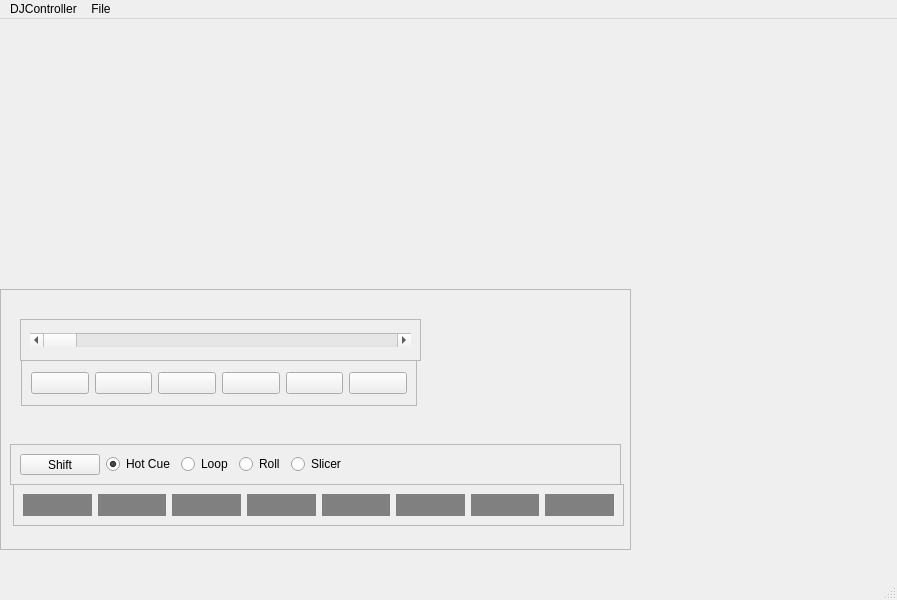
<?xml version="1.0" encoding="UTF-8"?>
<ui version="4.0">
 <class>MainWindow</class>
 <widget class="QMainWindow" name="MainWindow">
  <property name="geometry">
   <rect>
    <x>0</x>
    <y>0</y>
    <width>897</width>
    <height>600</height>
   </rect>
  </property>
  <property name="windowTitle">
   <string>MainWindow</string>
  </property>
  <widget class="QWidget" name="centralwidget">
   <widget class="QFrame" name="frame">
    <property name="geometry">
     <rect>
      <x>0</x>
      <y>270</y>
      <width>631</width>
      <height>261</height>
     </rect>
    </property>
    <property name="frameShape">
     <enum>QFrame::StyledPanel</enum>
    </property>
    <property name="frameShadow">
     <enum>QFrame::Raised</enum>
    </property>
    <widget class="QFrame" name="frame_2">
     <property name="geometry">
      <rect>
       <x>21</x>
       <y>71</y>
       <width>396</width>
       <height>46</height>
      </rect>
     </property>
     <property name="frameShape">
      <enum>QFrame::StyledPanel</enum>
     </property>
     <property name="frameShadow">
      <enum>QFrame::Raised</enum>
     </property>
     <layout class="QHBoxLayout" name="horizontalLayout">
      <item>
       <widget class="QPushButton" name="StartOfTrackButton">
        <property name="toolTip">
         <string>Start of Track</string>
        </property>
        <property name="text">
         <string/>
        </property>
        <property name="icon">
         <iconset resource="MaterialSymbolsIcons.qrc">
          <normaloff>:/resources/MaterialSymbols/skip_prev_24dp_FILL0_wght400_GRAD0_opsz24.svg</normaloff>:/resources/MaterialSymbols/skip_prev_24dp_FILL0_wght400_GRAD0_opsz24.svg</iconset>
        </property>
       </widget>
      </item>
      <item>
       <widget class="QPushButton" name="BackwardsButton">
        <property name="toolTip">
         <string>Seek Backwards</string>
        </property>
        <property name="text">
         <string/>
        </property>
        <property name="icon">
         <iconset resource="MaterialSymbolsIcons.qrc">
          <normaloff>:/resources/MaterialSymbols/fast_rewind_24dp_FILL0_wght400_GRAD0_opsz24.svg</normaloff>:/resources/MaterialSymbols/fast_rewind_24dp_FILL0_wght400_GRAD0_opsz24.svg</iconset>
        </property>
       </widget>
      </item>
      <item>
       <widget class="QPushButton" name="PausePlay">
        <property name="toolTip">
         <string>Play</string>
        </property>
        <property name="text">
         <string/>
        </property>
        <property name="icon">
         <iconset resource="MaterialSymbolsIcons.qrc">
          <normaloff>:/resources/MaterialSymbols/play_circle_24dp_FILL0_wght400_GRAD0_opsz24.svg</normaloff>:/resources/MaterialSymbols/play_circle_24dp_FILL0_wght400_GRAD0_opsz24.svg</iconset>
        </property>
       </widget>
      </item>
      <item>
       <widget class="QPushButton" name="StopButton">
        <property name="toolTip">
         <string>Stop</string>
        </property>
        <property name="text">
         <string/>
        </property>
        <property name="icon">
         <iconset resource="MaterialSymbolsIcons.qrc">
          <normaloff>:/resources/MaterialSymbols/stop_circle_24dp_FILL0_wght400_GRAD0_opsz24.svg</normaloff>:/resources/MaterialSymbols/stop_circle_24dp_FILL0_wght400_GRAD0_opsz24.svg</iconset>
        </property>
       </widget>
      </item>
      <item>
       <widget class="QPushButton" name="ForwardButton">
        <property name="toolTip">
         <string>Seek Forward</string>
        </property>
        <property name="text">
         <string/>
        </property>
        <property name="icon">
         <iconset resource="MaterialSymbolsIcons.qrc">
          <normaloff>:/resources/MaterialSymbols/fast_forward_24dp_FILL0_wght400_GRAD0_opsz24.svg</normaloff>:/resources/MaterialSymbols/fast_forward_24dp_FILL0_wght400_GRAD0_opsz24.svg</iconset>
        </property>
       </widget>
      </item>
      <item>
       <widget class="QPushButton" name="EndOfTrackButton">
        <property name="toolTip">
         <string>End of Track</string>
        </property>
        <property name="text">
         <string/>
        </property>
        <property name="icon">
         <iconset resource="MaterialSymbolsIcons.qrc">
          <normaloff>:/resources/MaterialSymbols/skip_next_24dp_FILL0_wght400_GRAD0_opsz24.svg</normaloff>:/resources/MaterialSymbols/skip_next_24dp_FILL0_wght400_GRAD0_opsz24.svg</iconset>
        </property>
       </widget>
      </item>
     </layout>
    </widget>
    <widget class="QFrame" name="frame_3">
     <property name="geometry">
      <rect>
       <x>13</x>
       <y>195</y>
       <width>611</width>
       <height>42</height>
      </rect>
     </property>
     <property name="sizePolicy">
      <sizepolicy hsizetype="Fixed" vsizetype="Preferred">
       <horstretch>0</horstretch>
       <verstretch>0</verstretch>
      </sizepolicy>
     </property>
     <property name="frameShape">
      <enum>QFrame::StyledPanel</enum>
     </property>
     <property name="frameShadow">
      <enum>QFrame::Raised</enum>
     </property>
     <layout class="QHBoxLayout" name="horizontalLayout_2">
      <item>
       <widget class="CustomButton" name="CueButton_1">
        <property name="sizePolicy">
         <sizepolicy hsizetype="Minimum" vsizetype="Expanding">
          <horstretch>0</horstretch>
          <verstretch>20</verstretch>
         </sizepolicy>
        </property>
        <property name="styleSheet">
         <string notr="true">border-radius: 0px;
background-color: rgb(128, 128, 128);</string>
        </property>
        <property name="text">
         <string/>
        </property>
       </widget>
      </item>
      <item>
       <widget class="CustomButton" name="CueButton_2">
        <property name="sizePolicy">
         <sizepolicy hsizetype="Minimum" vsizetype="Expanding">
          <horstretch>0</horstretch>
          <verstretch>20</verstretch>
         </sizepolicy>
        </property>
        <property name="styleSheet">
         <string notr="true">border-radius: 0px;
background-color: rgb(128, 128, 128);</string>
        </property>
        <property name="text">
         <string/>
        </property>
       </widget>
      </item>
      <item>
       <widget class="CustomButton" name="CueButton_3">
        <property name="sizePolicy">
         <sizepolicy hsizetype="Minimum" vsizetype="Expanding">
          <horstretch>0</horstretch>
          <verstretch>20</verstretch>
         </sizepolicy>
        </property>
        <property name="styleSheet">
         <string notr="true">border-radius: 0px;
background-color: rgb(128, 128, 128);</string>
        </property>
        <property name="text">
         <string/>
        </property>
       </widget>
      </item>
      <item>
       <widget class="CustomButton" name="CueButton_4">
        <property name="sizePolicy">
         <sizepolicy hsizetype="Minimum" vsizetype="Expanding">
          <horstretch>0</horstretch>
          <verstretch>20</verstretch>
         </sizepolicy>
        </property>
        <property name="styleSheet">
         <string notr="true">border-radius: 0px;
background-color: rgb(128, 128, 128);</string>
        </property>
        <property name="text">
         <string/>
        </property>
       </widget>
      </item>
      <item>
       <widget class="CustomButton" name="CueButton_5">
        <property name="sizePolicy">
         <sizepolicy hsizetype="Minimum" vsizetype="Expanding">
          <horstretch>0</horstretch>
          <verstretch>20</verstretch>
         </sizepolicy>
        </property>
        <property name="styleSheet">
         <string notr="true">border-radius: 0px;
background-color: rgb(128, 128, 128);</string>
        </property>
        <property name="text">
         <string/>
        </property>
       </widget>
      </item>
      <item>
       <widget class="CustomButton" name="CueButton_6">
        <property name="sizePolicy">
         <sizepolicy hsizetype="Minimum" vsizetype="Expanding">
          <horstretch>0</horstretch>
          <verstretch>20</verstretch>
         </sizepolicy>
        </property>
        <property name="styleSheet">
         <string notr="true">border-radius: 0px;
background-color: rgb(128, 128, 128);</string>
        </property>
        <property name="text">
         <string/>
        </property>
       </widget>
      </item>
      <item>
       <widget class="CustomButton" name="CueButton_7">
        <property name="sizePolicy">
         <sizepolicy hsizetype="Minimum" vsizetype="Expanding">
          <horstretch>0</horstretch>
          <verstretch>20</verstretch>
         </sizepolicy>
        </property>
        <property name="styleSheet">
         <string notr="true">border-radius: 0px;
background-color: rgb(128, 128, 128);</string>
        </property>
        <property name="text">
         <string/>
        </property>
       </widget>
      </item>
      <item>
       <widget class="CustomButton" name="CueButton_8">
        <property name="sizePolicy">
         <sizepolicy hsizetype="Minimum" vsizetype="Expanding">
          <horstretch>0</horstretch>
          <verstretch>20</verstretch>
         </sizepolicy>
        </property>
        <property name="styleSheet">
         <string notr="true">border-radius: 0px;
background-color: rgb(128, 128, 128);</string>
        </property>
        <property name="text">
         <string/>
        </property>
       </widget>
      </item>
     </layout>
    </widget>
    <widget class="QFrame" name="frame_4">
     <property name="geometry">
      <rect>
       <x>10</x>
       <y>155</y>
       <width>611</width>
       <height>41</height>
      </rect>
     </property>
     <property name="frameShape">
      <enum>QFrame::StyledPanel</enum>
     </property>
     <property name="frameShadow">
      <enum>QFrame::Raised</enum>
     </property>
     <layout class="QHBoxLayout" name="horizontalLayout_3">
      <item>
       <widget class="QPushButton" name="pushButton_9">
        <property name="text">
         <string>Shift</string>
        </property>
       </widget>
      </item>
      <item>
       <widget class="QRadioButton" name="HotCueRadioButton">
        <property name="text">
         <string>Hot Cue</string>
        </property>
        <property name="checked">
         <bool>true</bool>
        </property>
       </widget>
      </item>
      <item>
       <widget class="QRadioButton" name="LoopRadioButton">
        <property name="text">
         <string>Loop</string>
        </property>
       </widget>
      </item>
      <item>
       <widget class="QRadioButton" name="RollRadioButton">
        <property name="text">
         <string>Roll</string>
        </property>
       </widget>
      </item>
      <item>
       <widget class="QRadioButton" name="SlicerRadioButton">
        <property name="text">
         <string>Slicer</string>
        </property>
       </widget>
      </item>
      <item>
       <spacer name="horizontalSpacer">
        <property name="orientation">
         <enum>Qt::Horizontal</enum>
        </property>
        <property name="sizeHint" stdset="0">
         <size>
          <width>40</width>
          <height>20</height>
         </size>
        </property>
       </spacer>
      </item>
     </layout>
    </widget>
    <widget class="QFrame" name="frame_5">
     <property name="geometry">
      <rect>
       <x>20</x>
       <y>30</y>
       <width>401</width>
       <height>42</height>
      </rect>
     </property>
     <property name="frameShape">
      <enum>QFrame::StyledPanel</enum>
     </property>
     <property name="frameShadow">
      <enum>QFrame::Raised</enum>
     </property>
     <layout class="QGridLayout" name="gridLayout">
      <item row="0" column="0">
       <widget class="QScrollBar" name="horizontalScrollBar">
        <property name="orientation">
         <enum>Qt::Horizontal</enum>
        </property>
       </widget>
      </item>
     </layout>
    </widget>
   </widget>
  </widget>
  <widget class="QMenuBar" name="menubar">
   <property name="geometry">
    <rect>
     <x>0</x>
     <y>0</y>
     <width>897</width>
     <height>37</height>
    </rect>
   </property>
   <widget class="QMenu" name="menuDJController">
    <property name="title">
     <string>DJController</string>
    </property>
    <addaction name="actionAbout"/>
    <addaction name="actionSettings"/>
    <addaction name="actionExit"/>
   </widget>
   <widget class="QMenu" name="menuFile">
    <property name="title">
     <string>File</string>
    </property>
    <addaction name="actionOpen"/>
    <addaction name="actionOpen_Recent"/>
    <addaction name="actionClose"/>
   </widget>
   <addaction name="menuDJController"/>
   <addaction name="menuFile"/>
  </widget>
  <widget class="QStatusBar" name="statusbar"/>
  <action name="actionOpen">
   <property name="text">
    <string>Open</string>
   </property>
  </action>
  <action name="actionOpen_Recent">
   <property name="text">
    <string>Open Recent</string>
   </property>
  </action>
  <action name="actionClose">
   <property name="text">
    <string>Close</string>
   </property>
  </action>
  <action name="actionAbout">
   <property name="text">
    <string>About</string>
   </property>
  </action>
  <action name="actionSettings">
   <property name="text">
    <string>Settings</string>
   </property>
  </action>
  <action name="actionExit">
   <property name="text">
    <string>Quit DJController</string>
   </property>
   <property name="shortcut">
    <string>Ctrl+Q</string>
   </property>
   <property name="menuRole">
    <enum>QAction::QuitRole</enum>
   </property>
  </action>
 </widget>
 <customwidgets>
  <customwidget>
   <class>CustomButton</class>
   <extends>QPushButton</extends>
   <header>custombutton.h</header>
  </customwidget>
 </customwidgets>
 <resources>
  <include location="MaterialSymbolsIcons.qrc"/>
 </resources>
 <connections>
  <connection>
   <sender>actionExit</sender>
   <signal>triggered()</signal>
   <receiver>MainWindow</receiver>
   <slot>close()</slot>
   <hints>
    <hint type="sourcelabel">
     <x>-1</x>
     <y>-1</y>
    </hint>
    <hint type="destinationlabel">
     <x>399</x>
     <y>299</y>
    </hint>
   </hints>
  </connection>
 </connections>
</ui>
